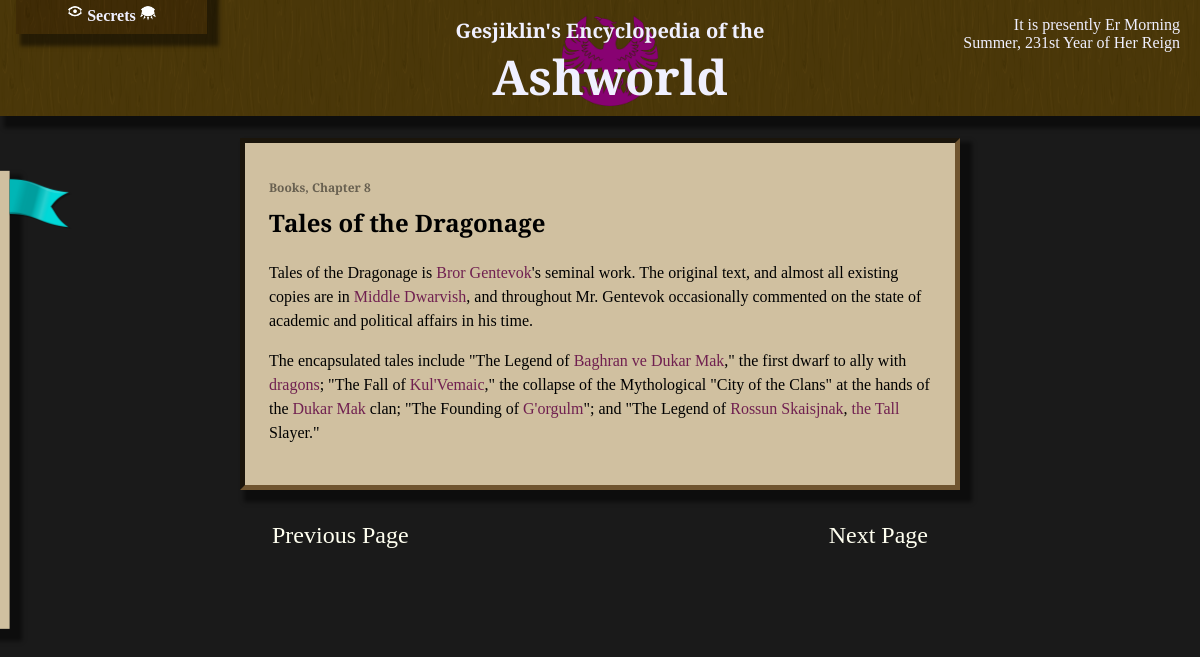
/Tales of the Dragonage-info?terms=None, run on the app's committed database.
### wiki/models.py (models this page shows, shortened)
class InfoPage(models.Model):
    short_title = models.CharField(max_length = 64, primary_key=True)
    def title(self):
        return self.short_title #self.full_title if self.full_title else self.short_title
    def prev_page(self):
        try:
            return InfoPage.objects.get(next_page = self)
        except (InfoPage.MultipleObjectsReturned, InfoPage.DoesNotExist):
            return None
    def _chapter(self):
        prev = self
        i = 0
        while True:
            new_prev = prev.prev_page()
            if new_prev:
                prev = new_prev
            else:
                break
            i += 1
        return (prev, i)
    def chapter(self):
        info, number = self._chapter()
        return "{}, Chapter {}".format(info.title(), number) if number > 0 else "Introduction"
    def is_secret(self):
        return len(self.text) == 0 and len(InfoSecret.objects.filter(page = self))
    def map_location(self):
        return MapLocation.objects.get(page = self)
    quote = models.TextField(blank = True)
    text = models.TextField(blank = True)
    next_page = models.ForeignKey(to='self', on_delete=models.SET_NULL, null=True, blank=True)

### wiki/views.py (the view)
# urls.py: path('', views.index, name='dictionary'),
def index(request, **kwargs):
	template_name = "wiki/index.html"
	context = base_context(request)
	short_title = kwargs['pagetitle'] if ('pagetitle' in kwargs) else 'Introduction'
	info = None
	try:
		info = InfoPage.objects.get(short_title__iexact=short_title)
	except InfoPage.DoesNotExist:
		base_url = reverse('search')
		query_string =  urlencode({'terms': short_title})
		url = '{}?{}'.format(base_url, query_string)
		return redirect(url)
	context['info'] = info
	return render(request, template_name, context)

### wiki/templatetags/wiki_extras.py (called while the page is built)
def case_agnostic_re(word):
    r = ""
    for letter in word:
        r += "({}|{})".format(letter.upper(),letter.lower())
    return r

@register.filter
def strongterms(value, terms, start_strong="<strong>", end_strong="</strong>"):
    if not terms:
        return mark_safe(value)
    term_re = re.compile("({})([^\.<]|.[\n ])".format("|".join(map(case_agnostic_re, terms))))
    r = ""
    i = 0 # ind of end of last match
    for match in term_re.finditer(value):
        r += value[i:match.start()]
        r += start_strong
        r += match.group()
        r += end_strong
        i = match.end()
    r += value[i:]
    return mark_safe(r)

### wiki/views.py (called while the page is built)
def pop_popup(request):
	queue = request.session.get('popupforms', [])
	if queue and isinstance(queue, list):
		r = queue.pop(0)
		request.session['popupforms'] = queue
		return r
	else:
		return None

def base_context(request):
	context = {}
	context['show_secrets'] = request.session.get('show_secrets', False)
	context['passwords'] = request.session.get('passwords')
	context['locations'] = MapLocation.objects.all()
	if context['passwords']:
		context['unlocked_secrets'] = list(reduce(lambda x,y : x.union(y), (SecretPassword.objects.get(pk=i).unlocks() for i in context['passwords'])))
	context['popupform'] = pop_popup(request)
	context['terms_str'] = request.GET.get('terms')
	context['terms'] = list(filter(lambda term : not term in ignored_terms, context['terms_str'].split(' ') if context['terms_str'] else []))
	context['show_edit'] = request.get_host() == "127.0.0.1:8000"
	return context

### wiki/templates/wiki/index.html (shortened to what this page needs)
{% load static %}
{% load wiki_extras %}
<!DOCTYPE HTML>
<html>
<head>
    <link rel="stylesheet" type="text/css" href="{% static 'wiki/style.css' %}"/>
    {% block head %}
    <link rel="stylesheet" type="text/css" href="{% static 'wiki/info.css' %}"/>
    {% endblock %}
</head>
<body>
<div class="title">
    <image src="{% static 'wiki/Phoenix.png' %}" alt=""/>
    <span><h2>Gesjiklin's Encyclopedia of the</h2><h1>Ashworld</h1></span>
    <div class="passwords">
        <h3>
            <img src="{% static 'wiki/openEye.png' %}" alt="" height="16"/>
            Secrets
            <img src="{% static 'wiki/closedEye.png' %}" alt="" height="16"/>
        </h3>
    </div>
    <p id="datetime" class="right">
        It is presently HOUR SECTION <br/>
        Summer, 231st Year of Her Reign
    </p>
</div>
<div class="titlebuffer"></div>
<div class="sidebar">
	<img src="{% static 'wiki/Bookmark.png' %}" class="bookmark_img"/>
</div>
<div class="content">
    {% block content %}
    <div class="textbox">
        <h3 class="chapter">{{ info.chapter }}</h3>
        <h2>
            {% if info.is_secret and not show_secrets %}
                <span class="secret">There are only secrets here.</span>
            {% else %}
                {{ info.title | safe }}
            {% endif %}
        </h2>
        <p>
            {{ info.text | strongterms:terms }}
        </p>
    </div>
    {% if info.prev_page %}
        <a id="prev" class="pageturn" href="{% url 'info' info.prev_page.pk %}">Previous Page</a>
    {% endif %}
    {% if info.next_page %}
        <a id="next" class="pageturn" href="{% url 'info' info.next_page.pk %}">Next Page</a>
    {% endif %}
    {% endblock %}
</div>
</body>
</html>

### wiki/static/wiki/style.css (style rules this page uses)
body { padding: 0%; margin: 0%; background-image: url("/static/wiki/stone.png"); background-repeat: repeat; background-attachment: fixed; }
body:before { position: fixed; content:""; top:0; left:0; width:100%; height:100%; opacity: 0.985; background-color: #171717; z-index: -10; }
.title { position: fixed; top: 0; left: 0; width: 100%; margin: 0%; padding: 10px; text-align: center; z-index: 10; }
.title, .passwords { background-image: url("/static/wiki/wood.jpg"); background-repeat: repeat; background-size: 200px 200px; }
.title:before, .passwords:before { position: absolute; content:""; top:0; left:0; width:100%; height:100%; opacity: 0.85; background: #453605; z-index: -10; }
.title, .title a { color: #f0f0ff; }
.title, .titlebuffer { height: 6em; }
.title img { max-height: 100%; }
.title span { position: absolute; top: 0; left: 50%; transform: translate(-50%, 0%); }
.title h2 { margin-bottom: 0%; font-size: 1.25em; }
.title h1 { margin-top: 0%; margin-bottom: 8px; font-size: 3em; }
.title h1, h2, .sidebar a, .sidebar form { font-family: 'Cinzel Decorative', cursive; }
.title p { position: absolute; top: 0; padding: 0px 8px; }
.title p.right { text-align: right; right: 2em; }
.passwords { position: absolute; left: 16px; top: 0; transform: translate(0, calc(18px + 1em - 100%)); width: 15%; padding: 4px; padding-bottom: 8px; transition: top 1s; transition: bottom 1s; transition: transform 1s; }
.passwords:before { background: #382702; }
.passwords:before { z-index: 0; }
.passwords p, .passwords form, .passwords h3 { position: relative; z-index: 1; }
.passwords h3 { font-weight: bold; font-size: 1em; margin-bottom: 1px; }
.content { padding: 10px 20%; color: #fffff0; }
.textbox { color: #000000; padding: 24px; border-style: inset; border-color: #705530; border-width: 5px; line-height: 1.5; }
.textbox p { position: relative; }
.sidebar { position: absolute; left: 0; top: 50%; padding: 16px; padding-top: inherit; width: 10em; z-index: 20; transform: translate(-95%, -50%); transition: transform 1s; }
.bookmark_img { position: absolute; top: 0; right: -64px; height: 64px; width: auto; }
a { text-decoration: none; color: #000000; }
.textbox p a, .textbox form a { color: #702050; }
.title, .content .textbox, .sidebar, .passwords { box-shadow: 8px 8px 4px 4px #00000080; }
.sidebar, .textbox { background-color: #d0c0a0; }

### wiki/static/wiki/info.css (style rules this page uses)
.edit, .pageturn { font-family: 'Cinzel Decorative', cursive; text-decoration: none; }
#next.pageturn, .edit { float: right; }
.pageturn { color: inherit; padding: 32px 32px; font-size: 1.5em; }
#prev.pageturn { float: left; }
h3.chapter { font-size: 0.75em; color: #00000080; margin-bottom: -12px; font-family: 'Cinzel Decorative', cursive; }

### data on the page
InfoPage: chapter "Books, Chapter 8", title "Tales of the Dragonage", text|strongterms "Tales of the Dragonage is Bror Gentevok 's seminal work. The original text, and almost all existing copies are in Middle Dwarvish , and throughout Mr. Gentevok occasionally commented on the state of academic and political affairs in his time. The encapsulated tales include \"The Legend of Baghran ve Dukar Mak ,\" the first dwarf to ally with dragons ; \"The Fall of Kul'Vemaic ,\" the collapse of the Mythological \"City of the Clans\" at the hands of the Dukar Mak clan; \"The Founding of G'orgulm \"; and \"The Legend of Rossun Skaisjnak , the Tall Slayer.\""
